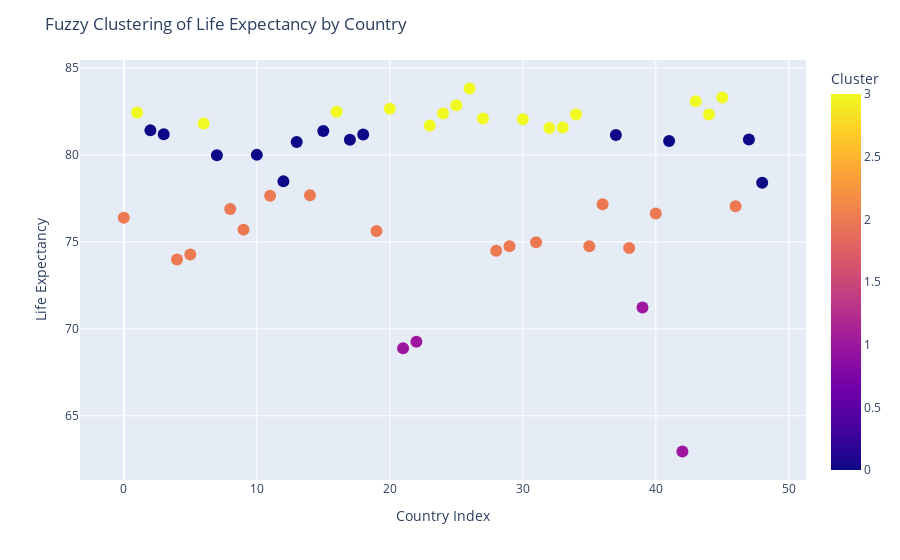

Write notebook code for a chart like this one.
### Code cell
# Create a DataFrame for plotting that includes the country, average life expectancy, and cluster assignment
plot_df = average_life_expectancy.copy()
plot_df['Cluster'] = labels

# Create a list of strings with the information you want to display on hover
hover_data = []
for index, row in plot_df.iterrows():
    hover_text = f"Country: {row['Country']}<br>Life Expectancy: {row['Value']}<br>Cluster: {row['Cluster']}"
    hover_data.append(hover_text)

# Create the scatter plot
fig = px.scatter(plot_df, x=np.arange(len(plot_df)), y='Value',
                 color='Cluster', hover_data=[plot_df['Country'], plot_df['Value']],
                 labels={'x':'Country Index', 'Value':'Life Expectancy', 'color':'Cluster'})

# Customize the layout
fig.update_layout(
    title="Fuzzy Clustering of Life Expectancy by Country",
    xaxis_title="Country Index",
    yaxis_title="Life Expectancy",
    legend_title="Cluster"
)

# Customize the hover information
fig.update_traces(marker=dict(size=12),
                  hovertemplate='%{hovertext}',
                  hovertext=hover_data)

# Show the plot
fig.show()

### Figure 1 — Plotly figure (JSON) as saved in the notebook; plotly's stock layout.template omitted (floating-point values rounded to 4 significant figures)
{"data": [{"customdata": [["Argentina"], ["Australia"], ["Austria"], ["Belgium"], ["Brazil"], ["Bulgaria"], ["Canada"], ["Chile"], ["China (People's Republic of)"], ["Colombia"], ["Costa Rica"], ["Croatia"], ["Czech Republic"], ["Denmark"], ["Estonia"], ["Finland"], ["France"], ["Germany"], ["Greece"], ["Hungary"], ["Iceland"], ["India"], ["Indonesia"], ["Ireland"], ["Israel"], ["Italy"], ["Japan"], ["Korea"], ["Latvia"], ["Lithuania"], ["Luxembourg"], ["Mexico"], ["Netherlands"], ["New Zealand"], ["Norway"], ["Peru"], ["Poland"], ["Portugal"], ["Romania"], ["Russia"], ["Slovak Republic"], ["Slovenia"], ["South Africa"], ["Spain"], ["Sweden"], ["Switzerland"], ["Türkiye"], ["United Kingdom"], ["United States"]], "hovertemplate": "%{hovertext}", "hovertext": ["Country: Argentina<br>Life Expectancy: 76.38461538461539<br>Cluster: 2", "Country: Australia<br>Life Expectancy: 82.45<br>Cluster: 3", "Country: Austria<br>Life Expectancy: 81.41666666666667<br>Cluster: 0", "Country: Belgium<br>Life Expectancy: 81.19166666666666<br>Cluster: 0", "Country: Brazil<br>Life Expectancy: 73.99230769230769<br>Cluster: 2", "Country: Bulgaria<br>Life Expectancy: 74.27499999999999<br>Cluster: 2", "Country: Canada<br>Life Expectancy: 81.81666666666666<br>Cluster: 3", "Country: Chile<br>Life Expectancy: 79.9923076923077<br>Cluster: 0", "Country: China (People's Republic of)<br>Life Expectancy: 76.8923076923077<br>Cluster: 2", "Country: Colombia<br>Life Expectancy: 75.70769230769231<br>Cluster: 2", "Country: Costa Rica<br>Life Expectancy: 80.0076923076923<br>Cluster: 0", "Country: Croatia<br>Life Expectancy: 77.65833333333333<br>Cluster: 2", "Country: Czech Republic<br>Life Expectancy: 78.48333333333333<br>Cluster: 0", "Country: Denmark<br>Life Expectancy: 80.74166666666666<br>Cluster: 0", "Country: Estonia<br>Life Expectancy: 77.68333333333334<br>Cluster: 2", "Country: Finland<br>Life Expectancy: 81.375<br>Cluster: 0", "Country: France<br>Life Expectancy: 82.49166666666666<br>Cluster: 3", "Country: Germany<br>Life Expectancy: 80.88333333333334<br>Cluster: 0", "Country: Greece<br>Life Expectancy: 81.18333333333334<br>Cluster: 0", "Country: Hungary<br>Life Expectancy: 75.625<br>Cluster: 2", "Country: Iceland<br>Life Expectancy: 82.66666666666667<br>Cluster: 3", "Country: India<br>Life Expectancy: 68.88461538461539<br>Cluster: 1", "Country: Indonesia<br>Life Expectancy: 69.26153846153846<br>Cluster: 1", "Country: Ireland<br>Life Expectancy: 81.7<br>Cluster: 3", "Country: Israel<br>Life Expectancy: 82.38461538461539<br>Cluster: 3", "Country: Italy<br>Life Expectancy: 82.85833333333333<br>Cluster: 3", "Country: Japan<br>Life Expectancy: 83.825<br>Cluster: 3", "Country: Korea<br>Life Expectancy: 82.10000000000001<br>Cluster: 3", "Country: Latvia<br>Life Expectancy: 74.49166666666666<br>Cluster: 2", "Country: Lithuania<br>Life Expectancy: 74.75<br>Cluster: 2", "Country: Luxembourg<br>Life Expectancy: 82.05833333333334<br>Cluster: 3", "Country: Mexico<br>Life Expectancy: 74.98333333333333<br>Cluster: 2", "Country: Netherlands<br>Life Expectancy: 81.55833333333334<br>Cluster: 3", "Country: New Zealand<br>Life Expectancy: 81.58333333333333<br>Cluster: 3", "Country: Norway<br>Life Expectancy: 82.33333333333333<br>Cluster: 3", "Country: Peru<br>Life Expectancy: 74.74615384615385<br>Cluster: 2", "Country: Poland<br>Life Expectancy: 77.16666666666667<br>Cluster: 2", "Country: Portugal<br>Life Expectancy: 81.14999999999999<br>Cluster: 0", "Country: Romania<br>Life Expectancy: 74.64999999999999<br>Cluster: 2", "Country: Russia<br>Life Expectancy: 71.22999999999999<br>Cluster: 1", "Country: Slovak Republic<br>Life Expectancy: 76.64166666666667<br>Cluster: 2", "Country: Slovenia<br>Life Expectancy: 80.8<br>Cluster: 0", "Country: South Africa<br>Life Expectancy: 62.94615384615384<br>Cluster: 1", "Country: Spain<br>Life Expectancy: 83.09166666666667<br>Cluster: 3", "Country: Sweden<br>Life Expectancy: 82.33333333333333<br>Cluster: 3", "Country: Switzerland<br>Life Expectancy: 83.30833333333334<br>Cluster: 3", "Country: Türkiye<br>Life Expectancy: 77.05<br>Cluster: 2", "Country: United Kingdom<br>Life Expectancy: 80.89090909090909<br>Cluster: 0", "Country: United States<br>Life Expectancy: 78.39999999999999<br>Cluster: 0"], "legendgroup": "", "marker": {"color": [2, 3, 0, 0, 2, 2, 3, 0, 2, 2, 0, 2, 0, 0, 2, 0, 3, 0, 0, 2, 3, 1, 1, 3, 3, 3, 3, 3, 2, 2, 3, 2, 3, 3, 3, 2, 2, 0, 2, 1, 2, 0, 1, 3, 3, 3, 2, 0, 0], "coloraxis": "coloraxis", "size": 12, "symbol": "circle"}, "mode": "markers", "name": "", "orientation": "v", "showlegend": false, "type": "scatter", "x": [0, 1, 2, 3, 4, 5, 6, 7, 8, 9, 10, 11, 12, 13, 14, 15, 16, 17, 18, 19, 20, 21, 22, 23, 24, 25, 26, 27, 28, 29, 30, 31, 32, 33, 34, 35, 36, 37, 38, 39, 40, 41, 42, 43, 44, 45, 46, 47, 48], "xaxis": "x", "y": [76.38, 82.45, 81.42, 81.19, 73.99, 74.27, 81.82, 79.99, 76.89, 75.71, 80.01, 77.66, 78.48, 80.74, 77.68, 81.38, 82.49, 80.88, 81.18, 75.62, 82.67, 68.88, 69.26, 81.7, 82.38, 82.86, 83.83, 82.1, 74.49, 74.75, 82.06, 74.98, 81.56, 81.58, 82.33, 74.75, 77.17, 81.15, 74.65, 71.23, 76.64, 80.8, 62.95, 83.09, 82.33, 83.31, 77.05, 80.89, 78.4], "yaxis": "y"}], "layout": {"coloraxis": {"colorbar": {"title": {"text": "Cluster"}}, "colorscale": [[0, "#0d0887"], [0.1111, "#46039f"], [0.2222, "#7201a8"], [0.3333, "#9c179e"], [0.4444, "#bd3786"], [0.5556, "#d8576b"], [0.6667, "#ed7953"], [0.7778, "#fb9f3a"], [0.8889, "#fdca26"], [1, "#f0f921"]]}, "legend": {"title": {"text": "Cluster"}, "tracegroupgap": 0}, "margin": {"t": 60}, "title": {"text": "Fuzzy Clustering of Life Expectancy by Country"}, "xaxis": {"anchor": "y", "domain": [0, 1], "title": {"text": "Country Index"}}, "yaxis": {"anchor": "x", "domain": [0, 1], "title": {"text": "Life Expectancy"}}}}
